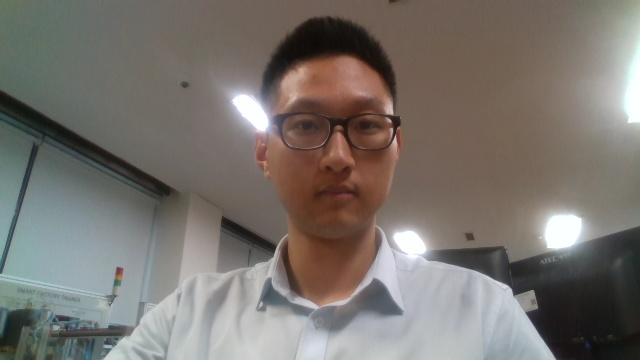
#> input picture class01/mini-project/02_Gong&Lee/images/Gong.jpg, 640 x 360 px, given in place of the camera
$ python cv_circle_line_find.py
#> lines starting #> are read from the running program, lines starting #| are printed output that depends on the picture
import cv2
import numpy as np

cap = cv2.VideoCapture(0)


while True:
    ret, frame = cap.read()
#> frame is the input picture: shape (360, 640, 3); mean B, G, R 109.6, 115.1, 120.8

    gray = cv2.cvtColor(frame, cv2.COLOR_BGR2GRAY)
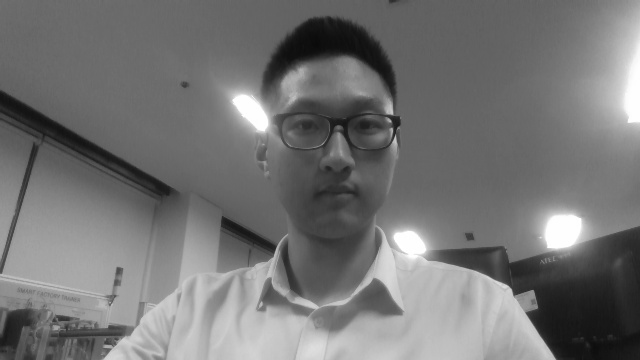
#> gray: shape (360, 640); min 10, max 255, mean 116.2
    gray_blurred = cv2.GaussianBlur(gray, (9, 9), 2)

    edges = cv2.Canny(gray_blurred, 30, 100)
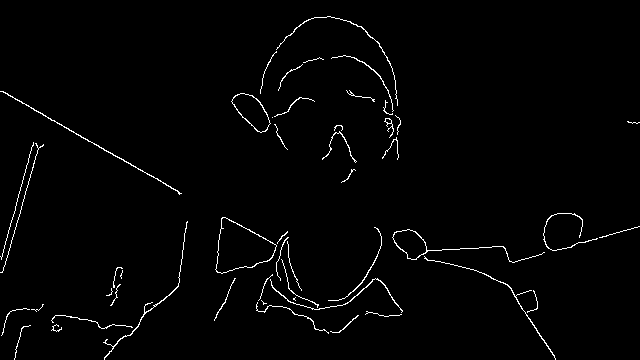
#> edges: shape (360, 640); 1.7% white in thin lines or dots
    cv2.imshow('Edges', edges)

    circles = cv2.HoughCircles(edges, cv2.HOUGH_GRADIENT, dp=1, minDist=250, param1=10, param2=30, minRadius=80, maxRadius=120)
#> circles = None
    lines = cv2.HoughLines(edges, 1, np.pi / 180, 200)
#> lines = None
    frame_lines = frame.copy()

    #circle detection
    if circles is not None:
        circles = np.uint16(np.around(circles))
        for i in circles[0, :]:
            center = (i[0], i[1])
            # circle center
            cv2.circle(frame, center, 1, (0, 100, 100), 3)
            # circle outline
            radius = i[2]
            cv2.circle(frame, center, radius, (255, 0, 255), 3)

    #line detection
    if lines is not None:
        for line in lines:
            rho, theta = line[0]
            a = np.cos(theta)
            b = np.sin(theta)
            x0 = a * rho
            y0 = b * rho
            x1 = int(x0 + 1000 * (-b))
            y1 = int(y0 + 1000 * (a))
            x2 = int(x0 - 1000 * (-b))
            y2 = int(y0 - 1000 * (a))
            cv2.line(frame_lines, (x1, y1), (x2, y2), (0, 255, 0), 2)
    cv2.imshow('Line Detection', frame_lines)


    cv2.imshow('Camera Feed', frame)

    if cv2.waitKey(1) & 0xFF == ord('q'):
#> (key q is pressed here)
        break

cap.release()
cv2.destroyAllWindows()

$ run again, on class01/mini-project/02_Gong&Lee/images/Lee.jpg
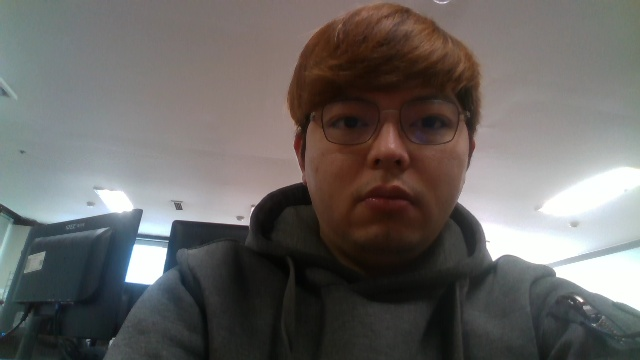
#> input picture class01/mini-project/02_Gong&Lee/images/Lee.jpg, 640 x 360 px, given in place of the camera
#> frame is the input picture: shape (360, 640, 3); mean B, G, R 99.5, 101.7, 104.8
#> `gray = cv2.cvtColor(frame, cv2.COLOR_BGR2GRAY)`:
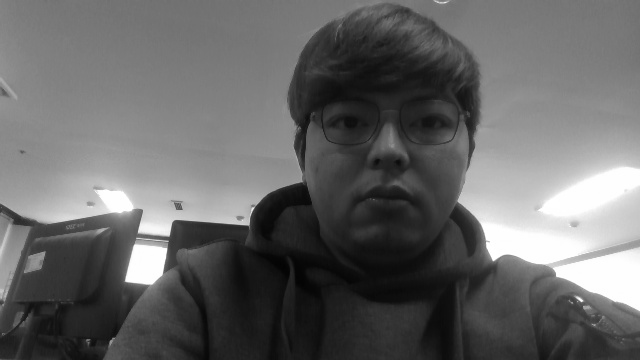
#> gray: shape (360, 640); min 2, max 255, mean 102.4
#> `edges = cv2.Canny(gray_blurred, 30, 100)`:
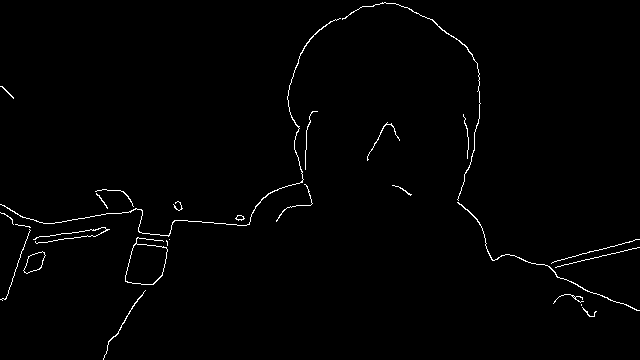
#> edges: shape (360, 640); 1.1% white in thin lines or dots
#> circles = None

$ run again, on class01/mini-project/02_Gong&Lee/images/Shin.jpg
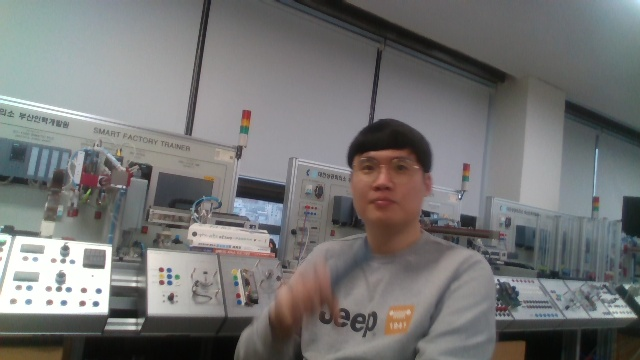
#> input picture class01/mini-project/02_Gong&Lee/images/Shin.jpg, 640 x 360 px, given in place of the camera
#> frame is the input picture: shape (360, 640, 3); mean B, G, R 116.2, 116.8, 116.8
#> `gray_blurred = cv2.GaussianBlur(gray, (9, 9), 2)`:
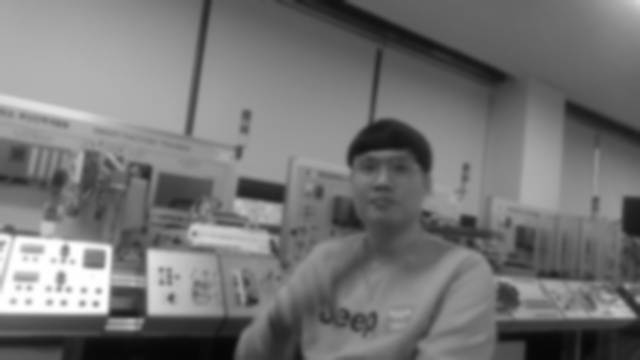
#> gray_blurred: shape (360, 640); min 5, max 255, mean 116.7
#> `edges = cv2.Canny(gray_blurred, 30, 100)`:
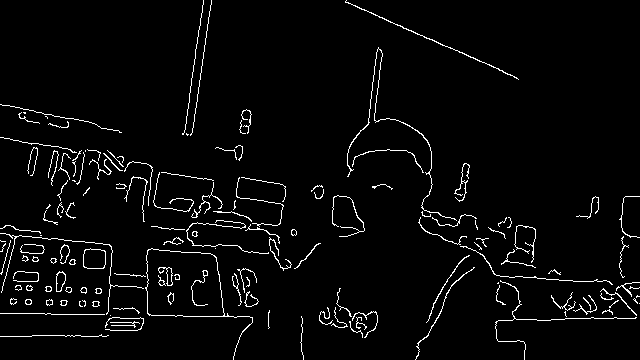
#> edges: shape (360, 640); 3.4% white in thin lines or dots
#> circles = None
